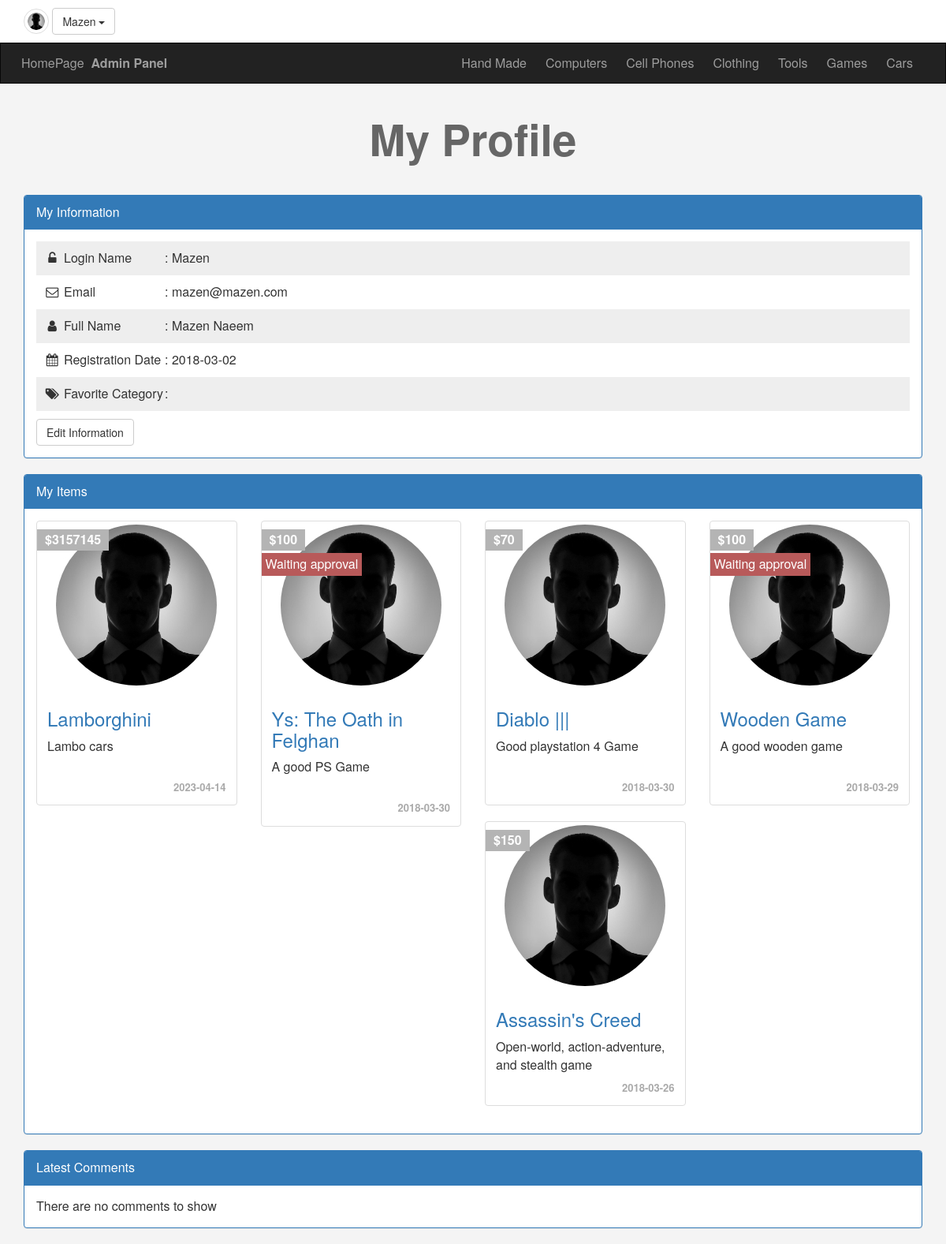
The app's page /profile.php (signed in), older data.
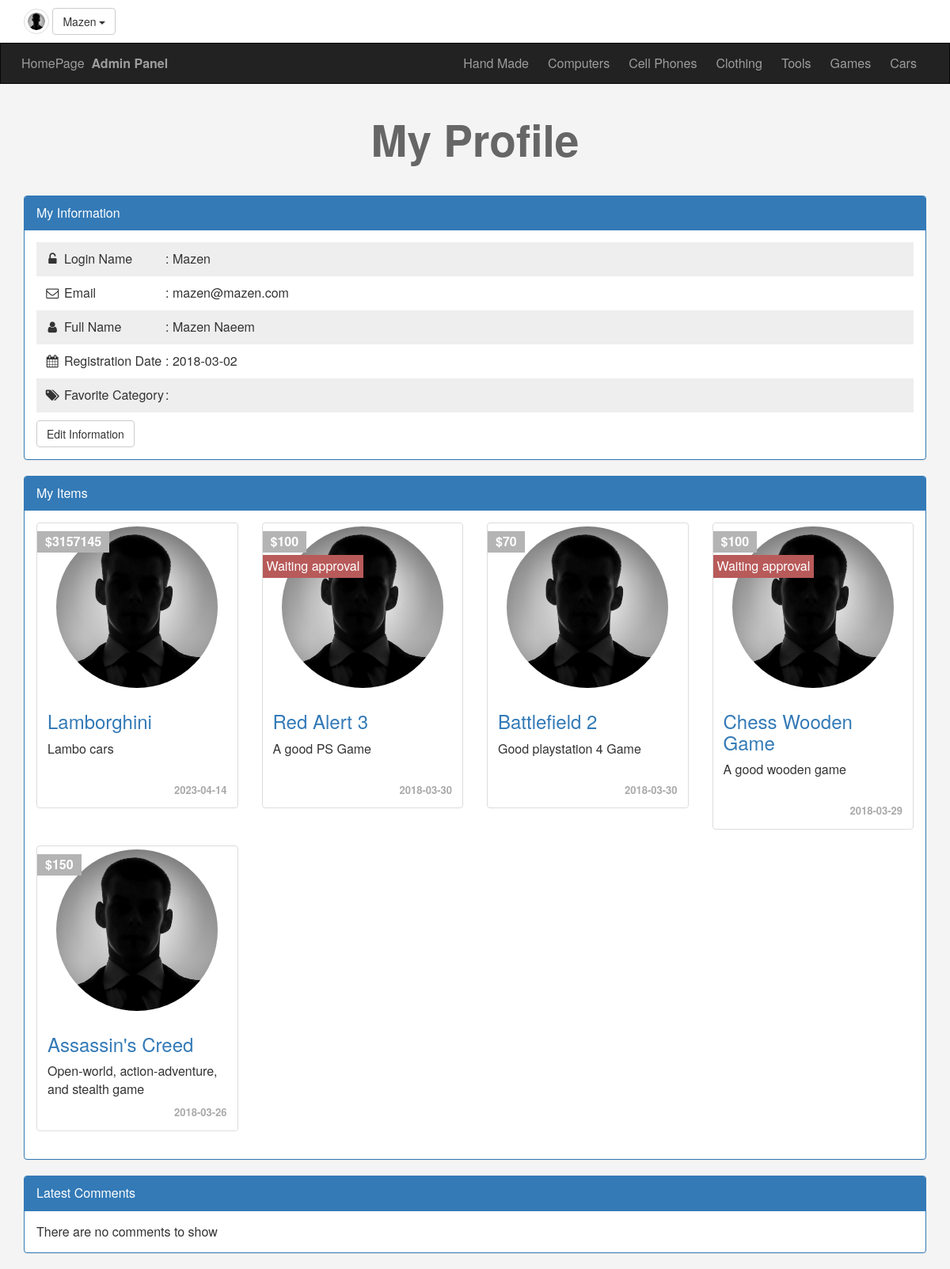
The same page, newer data.
### tables this page shows
CREATE TABLE `items` (
  `Item_ID` int NOT NULL,
  `Name` varchar(255) NOT NULL,
  `Description` text NOT NULL,
  `Price` varchar(255) NOT NULL,
  `Add_Date` date NOT NULL,
  `Country_Made` varchar(255) NOT NULL,
  `Image` varchar(255) DEFAULT NULL,
  `Status` varchar(255) NOT NULL,
  `Rating` smallint DEFAULT NULL,
  `Approve` tinyint NOT NULL DEFAULT '0',
  `Cat_ID` int NOT NULL,
  `Member_ID` int NOT NULL,
  `tags` varchar(255) NOT NULL
);

### includes/functions/functions.php (called while the page is built, shortened)
<?php
function getAllFrom($field, $table, $orderField, $where = NULL, $and = NULL, $ordering = 'DESC') {
    global $con;
    $getAll = $con->prepare("SELECT $field FROM $table $where $and ORDER BY $orderField $ordering");
    $getAll->execute();
    $all = $getAll->fetchAll();
    return $all;
}

### profile.php (the view, shortened to what this page needs)
<?php
include 'init.php';
if (isset($_SESSION['user'])) {
    $getUser = $con->prepare('SELECT * FROM `users` WHERE `Username` = ?');
    $getUser->execute(array($sessionUser));
    $info = $getUser->fetch();
    $userid = $info['UserID'];
    ?>
        <h1 class="text-center">My Profile</h1>
        <div class="information block">
            <div class="container">
                <div class="panel panel-primary">
                    <div class="panel-heading">My Information</div>
                    <div class="panel-body">
                        <ul class="list-unstyled">
                            <li><i class="fa fa-unlock-alt fa-fw" aria-hidden="true"></i> <span>Login Name</span>: <?php echo $info['Username'] ?></li>
                            <li><i class="fa fa-envelope-o fa-fw" aria-hidden="true"></i> <span>Email</span>: <?php echo $info['Email'] ?></li>
                            <li><i class="fa fa-user       fa-fw" aria-hidden="true"></i> <span>Full Name</span>: <?php echo $info['FullName'] ?></li>
                            <li><i class="fa fa-calendar   fa-fw" aria-hidden="true"></i> <span>Registration Date</span>: <?php echo $info['Date'] ?></li>
                            <li><i class="fa fa-tags       fa-fw" aria-hidden="true"></i> <span>Favorite Category</span>:</li>
                        <ul>
                        <a href="#" class="btn btn-default">Edit Information</a>
                    </div>
                </div>
            </div>
        </div>
        <div class="my-ads block" id="my-ads">
                <div class="container">
                    <div class="panel panel-primary">
                        <div class="panel-heading">My Items</div>
                        <div class="panel-body">
    <?php
                            $myItems = getAllFrom('*', '`items`', '`Item_ID`', "WHERE `Member_ID` = $userid", '');
                            if (!empty($myItems)) {
                                echo '<div class="row">';
                                    foreach ($myItems as $item) {
                                        echo '<div class="col-sm-6 col-md-3">';
                                            echo '<div class="thumbnail item-box">';
                                                if ($item['Approve'] == 0) {
                                                    echo '<span class="approve-status">Waiting approval</span>';
                                                }
                                                echo '<span class="price-tag">$' . $item['Price'] . '</span>';
                                                echo '<img class="img-responsive" src="img.jpg" alt="random image">';
                                                echo '<div class="caption">';
                                                    echo '<h3><a href="items.php?itemid=' . $item['Item_ID'] . '">' . $item['Name'] . '</a></h3>';
                                                    echo '<p>' . $item['Description'] . '</p>';
                                                    echo '<div class="date">' . $item['Add_Date'] . '</div>';
                                                echo '</div>';
                                            echo '</div>';
                                        echo '</div>';
                                    }
                                echo '</div>';
                            } else {
                                echo 'There are no Ads to show, Create <a href="newad.php">New Ad</a>';
                            }
    ?>
                        </div>
                    </div>
                </div>
            </div>
            <div class="my-comments block">
                    <div class="container">
                        <div class="panel panel-primary">
                            <div class="panel-heading">Latest Comments</div>
                            <div class="panel-body">
    <?php
                                $myComments = getAllFrom('`comment`', '`comments`', '`c_id`', "WHERE `user_id` = $userid", '');
                                if (!empty($myComments)) {
                                    foreach ($myComments as $comment) {
                                        echo '<p>' . $comment['comment'] . '</p>';
                                    }
                                } else {
                                    echo 'There are no comments to show';
                                }
    ?>
                            </div>
                        </div>
                    </div>
                </div>
    <?php
} else {
    header('Location: login.php');
    exit();
}
include $tpl . 'footer.php';
?>

Row changes from the older to the newer data that the page shows:
changed items "A good PS Game": Name "Ys: The Oath in Felghan" → "Red Alert 3"
changed items "Good playstation 4 Game": Name "Diablo |||" → "Battlefield 2"
changed items "A good wooden game": Name "Wooden Game" → "Chess Wooden Game"
